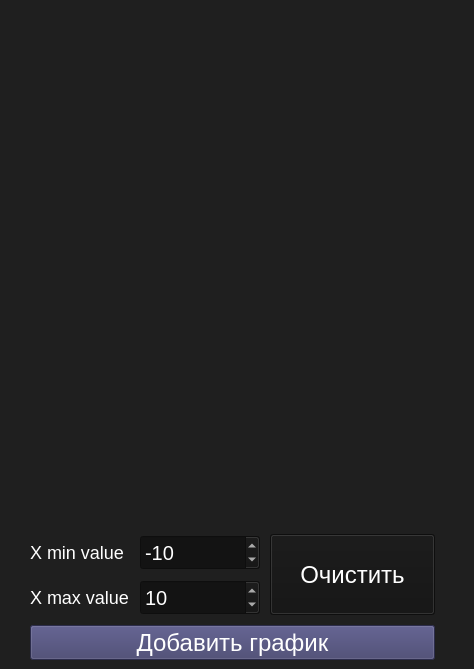
    <widget class="QWidget" name="graph_calc">
     <property name="styleSheet">
      <string notr="true">QWidget {
	background-color: rgb(31,31,31);
}


QLineEdit {
	background-color: rgb(31,31,31);
	color: rgb(255,255,255);
	font-size: 20px;
	qproperty-frame: false;
}

QLabel {
	background-color: rgb(31,31,31);
	color: rgb(255,255,255);
	font-size: 18px;
}

QMenuBar {
	background-color: rgb(31,31,31);
	color: rgb(255,255,255);
	font-size: 14px;
}

QMenuBar::item:selected {
	background-color: rgb(19, 19, 19);
	color: rgb(255, 255, 255);
}

QMenu {
	background-color: rgb(31,31,31);
	color: rgb(255,255,255);
	font-size: 14px;
}

QMenu::item{
	background-color: rgb(31,31,31);
	color: rgb(255, 255, 255);
 }

QMenu::item:selected{
	background-color: rgb(19, 19, 19);
	color: rgb(255, 255, 255);
	font-size: 15px;
} </string>
     </property>
     <widget class="QCustomPlot" name="graph_widget" native="true">
      <property name="geometry">
       <rect>
        <x>0</x>
        <y>30</y>
        <width>465</width>
        <height>490</height>
       </rect>
      </property>
     </widget>
     <widget class="QSpinBox" name="spinBox_xmin">
      <property name="geometry">
       <rect>
        <x>140</x>
        <y>535</y>
        <width>120</width>
        <height>35</height>
       </rect>
      </property>
      <property name="styleSheet">
       <string notr="true">QSpinBox {
	background-color: rgb(19,19,19);
	color: rgb(255,255,255);
	font-size: 20px;
}</string>
      </property>
      <property name="minimum">
       <number>-1000000</number>
      </property>
      <property name="maximum">
       <number>0</number>
      </property>
      <property name="value">
       <number>-10</number>
      </property>
     </widget>
     <widget class="QSpinBox" name="spinBox_xmax">
      <property name="geometry">
       <rect>
        <x>140</x>
        <y>580</y>
        <width>120</width>
        <height>35</height>
       </rect>
      </property>
      <property name="styleSheet">
       <string notr="true">QSpinBox {
	background-color: rgb(19,19,19);
	color: rgb(255,255,255);
	font-size: 20px;
}</string>
      </property>
      <property name="minimum">
       <number>0</number>
      </property>
      <property name="maximum">
       <number>1000000</number>
      </property>
      <property name="value">
       <number>10</number>
      </property>
     </widget>
     <widget class="QLabel" name="label_const_3">
      <property name="geometry">
       <rect>
        <x>30</x>
        <y>535</y>
        <width>100</width>
        <height>35</height>
       </rect>
      </property>
      <property name="styleSheet">
       <string notr="true"/>
      </property>
      <property name="text">
       <string>X min value</string>
      </property>
     </widget>
     <widget class="QLabel" name="label_const_4">
      <property name="geometry">
       <rect>
        <x>30</x>
        <y>580</y>
        <width>100</width>
        <height>35</height>
       </rect>
      </property>
      <property name="styleSheet">
       <string notr="true"/>
      </property>
      <property name="text">
       <string>X max value</string>
      </property>
     </widget>
     <widget class="QPushButton" name="pushButton_graph_clear">
      <property name="geometry">
       <rect>
        <x>270</x>
        <y>534</y>
        <width>165</width>
        <height>81</height>
       </rect>
      </property>
      <property name="styleSheet">
       <string notr="true">background-color: rgb(19, 19, 19);
color: rgb(255,255,255);
font-size: 24px;</string>
      </property>
      <property name="text">
       <string>Очистить</string>
      </property>
     </widget>
     <widget class="QPushButton" name="pushButton_addGraph">
      <property name="geometry">
       <rect>
        <x>30</x>
        <y>625</y>
        <width>405</width>
        <height>35</height>
       </rect>
      </property>
      <property name="styleSheet">
       <string notr="true">background-color: rgb(62, 61, 105);
color: rgb(255,255,255);
font-size: 24px;</string>
      </property>
      <property name="text">
       <string>Добавить график</string>
      </property>
     </widget>
    </widget>
